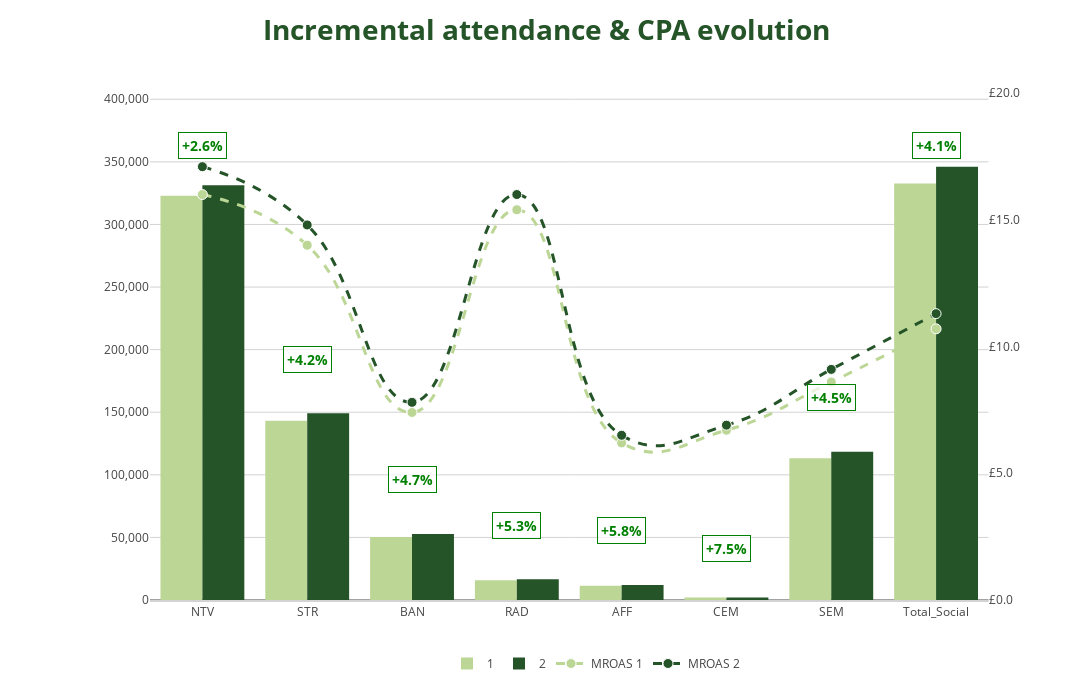

Here is the notebook cell this chart was saved with:
### Code cell
scenario_plots(
    scenarios = [build_plan_summary(scenario1, 2024, 0.9, ticket_price).iloc[1:, :], 
                 build_plan_summary(scenario2, 2024, 0.9, ticket_price).iloc[1:, :]],

    metrics = ['Total Attendance', 'Cost per Attendance'],

    channels = media_list,

    colors = ['rgb(188, 214, 150)', 
            'rgb(36, 84, 40)',
            'rgb(188, 214, 150)', 
            'rgb(36, 84, 40)'
            ],

    title = "Incremental attendance & CPA evolution", 

    ylabel1 = "", ylabel2= "", currency_symbol = "£" 
)

### Figure 1 — Plotly figure (JSON) as saved in the notebook; plotly's stock layout.template omitted (floating-point values rounded to 4 significant figures)
{"data": [{"marker": {"color": "rgb(188, 214, 150)"}, "name": "1", "type": "bar", "x": ["NTV", "STR", "BAN", "RAD", "AFF", "CEM", "SEM", "Total_Social"], "xaxis": "x", "y": [322845, 143230, 50347, 15686, 11357, 1906, 113281, 332665], "yaxis": "y"}, {"marker": {"color": "rgb(36, 84, 40)"}, "name": "2", "type": "bar", "x": ["NTV", "STR", "BAN", "RAD", "AFF", "CEM", "SEM", "Total_Social"], "xaxis": "x", "y": [331380, 149220, 52691, 16515, 12020, 2048, 118347, 346163], "yaxis": "y"}, {"line": {"color": "rgb(188, 214, 150)", "dash": "dash", "shape": "spline", "smoothing": 1.3, "width": 3}, "marker": {"color": "rgb(188, 214, 150)", "line": {"color": "white", "width": 1}, "size": 10}, "name": "MROAS 1", "type": "scatter", "x": ["NTV", "STR", "BAN", "RAD", "AFF", "CEM", "SEM", "Total_Social"], "xaxis": "x", "y": [16.0, 14.0, 7.4, 15.4, 6.2, 6.7, 8.6, 10.7], "yaxis": "y2"}, {"line": {"color": "rgb(36, 84, 40)", "dash": "dash", "shape": "spline", "smoothing": 1.3, "width": 3}, "marker": {"color": "rgb(36, 84, 40)", "line": {"color": "white", "width": 1}, "size": 10}, "name": "MROAS 2", "type": "scatter", "x": ["NTV", "STR", "BAN", "RAD", "AFF", "CEM", "SEM", "Total_Social"], "xaxis": "x", "y": [17.1, 14.8, 7.8, 16.0, 6.5, 6.9, 9.1, 11.3], "yaxis": "y2"}], "layout": {"annotations": [{"align": "center", "bgcolor": "rgba(255,255,255,0.7)", "bordercolor": "green", "borderpad": 3, "borderwidth": 1, "font": {"color": "green", "size": 14, "weight": "bold"}, "showarrow": false, "text": "+2.6%", "x": "NTV", "y": 363500.0}, {"align": "center", "bgcolor": "rgba(255,255,255,0.7)", "bordercolor": "green", "borderpad": 3, "borderwidth": 1, "font": {"color": "green", "size": 14, "weight": "bold"}, "showarrow": false, "text": "+4.2%", "x": "STR", "y": 192500.0}, {"align": "center", "bgcolor": "rgba(255,255,255,0.7)", "bordercolor": "green", "borderpad": 3, "borderwidth": 1, "font": {"color": "green", "size": 14, "weight": "bold"}, "showarrow": false, "text": "+4.7%", "x": "BAN", "y": 95960.0}, {"align": "center", "bgcolor": "rgba(255,255,255,0.7)", "bordercolor": "green", "borderpad": 3, "borderwidth": 1, "font": {"color": "green", "size": 14, "weight": "bold"}, "showarrow": false, "text": "+5.3%", "x": "RAD", "y": 59790.0}, {"align": "center", "bgcolor": "rgba(255,255,255,0.7)", "bordercolor": "green", "borderpad": 3, "borderwidth": 1, "font": {"color": "green", "size": 14, "weight": "bold"}, "showarrow": false, "text": "+5.8%", "x": "AFF", "y": 55290.0}, {"align": "center", "bgcolor": "rgba(255,255,255,0.7)", "bordercolor": "green", "borderpad": 3, "borderwidth": 1, "font": {"color": "green", "size": 14, "weight": "bold"}, "showarrow": false, "text": "+7.5%", "x": "CEM", "y": 41540.0}, {"align": "center", "bgcolor": "rgba(255,255,255,0.7)", "bordercolor": "green", "borderpad": 3, "borderwidth": 1, "font": {"color": "green", "size": 14, "weight": "bold"}, "showarrow": false, "text": "+4.5%", "x": "SEM", "y": 161600.0}, {"align": "center", "bgcolor": "rgba(255,255,255,0.7)", "bordercolor": "green", "borderpad": 3, "borderwidth": 1, "font": {"color": "green", "size": 14, "weight": "bold"}, "showarrow": false, "text": "+4.1%", "x": "Total_Social", "y": 363500.0}], "barmode": "group", "height": 700, "legend": {"orientation": "h", "x": 0.5, "xanchor": "center", "y": -0.15, "yanchor": "bottom"}, "margin": {"b": 100, "l": 150, "r": 50, "t": 80}, "paper_bgcolor": "white", "plot_bgcolor": "white", "title": {"font": {"color": "rgb(36, 84, 40)", "size": 28, "weight": "bold"}, "text": "Incremental attendance & CPA evolution", "x": 0.5}, "width": 1300, "xaxis": {"anchor": "y", "domain": [0, 0.94], "linecolor": "lightgray", "linewidth": 2, "showgrid": false, "showline": true, "title": {"text": ""}}, "yaxis": {"anchor": "x", "domain": [0, 1], "gridcolor": "lightgray", "range": [0, 415400.0], "showgrid": true, "tickformat": ",", "title": {"font": {"size": 16}, "text": ""}}, "yaxis2": {"anchor": "x", "overlaying": "y", "range": [0, 20.52], "showgrid": false, "side": "right", "tickprefix": "£", "ticksuffix": ".0", "title": {"font": {"size": 16}, "text": ""}}}}
